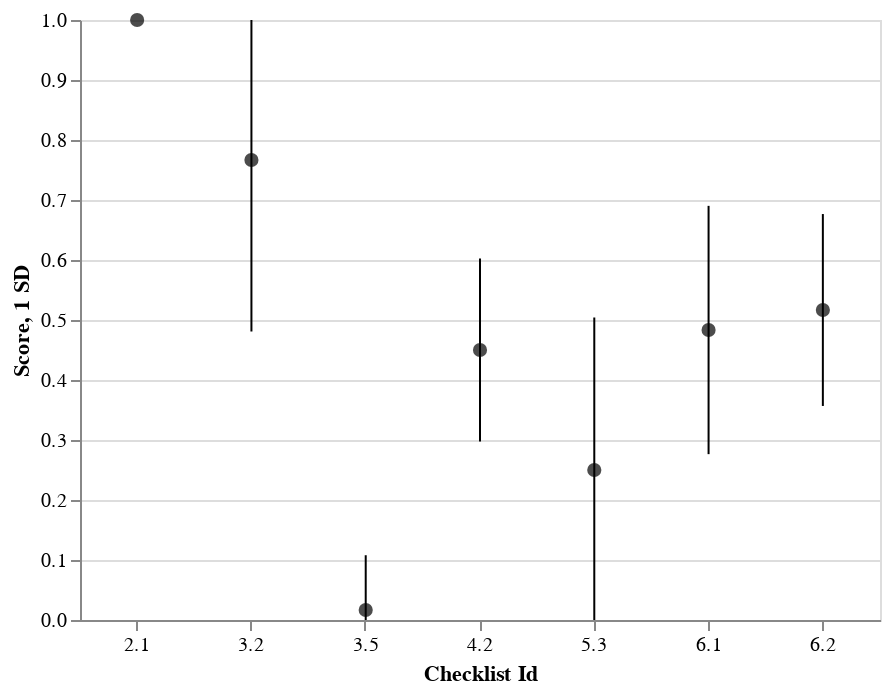

The notebook cell saved with this chart:
### Code cell
generate_stat_plot(df_repo__stat, "qlib")

### Figure 1 — Vega-Lite specification as saved in the notebook (floating-point values rounded to 4 significant figures)
{"config": {"view": {"continuousWidth": 300, "continuousHeight": 300}}, "layer": [{"mark": {"type": "point", "color": "black", "filled": true, "size": 50}, "encoding": {"x": {"axis": {"labelAngle": 0}, "field": "id", "title": "Checklist Id", "type": "ordinal"}, "y": {"field": "mean", "scale": {"domainMin": 0, "domainMax": 1}, "title": "Score", "type": "quantitative"}}, "transform": [{"calculate": "max(0, datum.mean-datum.std)", "as": "min"}, {"calculate": "min(1, datum.mean+datum.std)", "as": "max"}]}, {"mark": {"type": "errorbar"}, "encoding": {"x": {"field": "id", "type": "ordinal"}, "y": {"field": "min", "title": "1 SD", "type": "quantitative"}, "y2": {"field": "max"}}, "transform": [{"calculate": "max(0, datum.mean-datum.std)", "as": "min"}, {"calculate": "min(1, datum.mean+datum.std)", "as": "max"}]}], "data": {"name": "data-e0a9241b65a4358f38646ffb61414c3b"}, "width": 400, "$schema": "https://vega.github.io/schema/vega-lite/v5.17.0.json", "datasets": {"data-e0a9241b65a4358f38646ffb61414c3b": [{"repo": "qlib", "id": "2.1", "count": 30.0, "mean": 1.0, "std": 0.0}, {"repo": "qlib", "id": "3.2", "count": 30.0, "mean": 0.7667, "std": 0.2857}, {"repo": "qlib", "id": "3.5", "count": 30.0, "mean": 0.01667, "std": 0.09129}, {"repo": "qlib", "id": "4.2", "count": 30.0, "mean": 0.45, "std": 0.1526}, {"repo": "qlib", "id": "5.3", "count": 30.0, "mean": 0.25, "std": 0.2543}, {"repo": "qlib", "id": "6.1", "count": 30.0, "mean": 0.4833, "std": 0.2069}, {"repo": "qlib", "id": "6.2", "count": 30.0, "mean": 0.5167, "std": 0.1599}]}}
